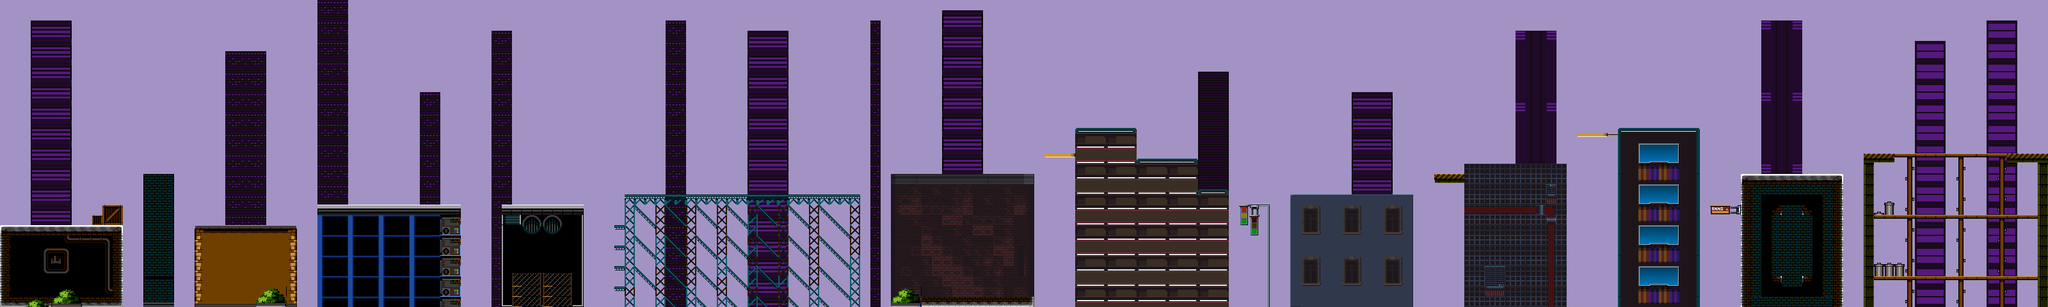

Rendered tile map (Tiled .tmx) drawn with the repository's tilesets; below, a short description and the map source with its tile grids summarised:
An orthogonal 200x30 tile map with 16x16 px tiles, 3 tile layers (back, buildings, design), 8 tilesets and 9 objects.

<map version="1.10" tiledversion="1.11.2" orientation="orthogonal" renderorder="right-down" width="200" height="30" tilewidth="16" tileheight="16" infinite="0" nextlayerid="6" nextobjectid="12">
 <tileset firstgid="1" source="Assets_City.tsx" />
 <tileset firstgid="239" source="clouds3.tsx" />
 <tileset firstgid="495" source="Buildings2.tsx" />
 <tileset firstgid="870" source="Background Props2.tsx" />
 <tileset firstgid="1039" source="streetstilesetDEMO3.tsx" />
 <tileset firstgid="1167" source="clouds2.tsx" />
 <tileset firstgid="1423" source="Props2.tsx" />
 <tileset firstgid="1535" source="clouds.tsx" />
 <layer id="1" name="back" width="200" height="30">
  <data>[6000 cells, 5843 non-empty, 57 distinct tile ids]</data>
 </layer>
 <layer id="2" name="buildings" width="200" height="30">
  <data>[6000 cells, 1748 non-empty, 148 distinct tile ids]</data>
 </layer>
 <layer id="3" name="design" width="200" height="30">
  <data>[6000 cells, 219 non-empty, 64 distinct tile ids]</data>
 </layer>
 <objectgroup id="4" name="enemy3">
  <object id="1" x="1144.72" y="296.779">
   <point />
  </object>
  <object id="3" x="854.464" y="312.271">
   <point />
  </object>
  <object id="5" x="614.757" y="314.717">
   <point />
  </object>
  <object id="6" x="395.434" y="345.699">
   <point />
  </object>
  <object id="7" x="2070.12" y="295.964">
   <point />
  </object>
 </objectgroup>
 <objectgroup id="5" name="enemy4">
  <object id="8" x="1434.42" y="263.922">
   <point />
  </object>
  <object id="9" x="1815.78" y="237.53">
   <point />
  </object>
  <object id="10" x="2343.63" y="249.406">
   <point />
  </object>
  <object id="11" x="2982.32" y="233.571">
   <point />
  </object>
 </objectgroup>
</map>
